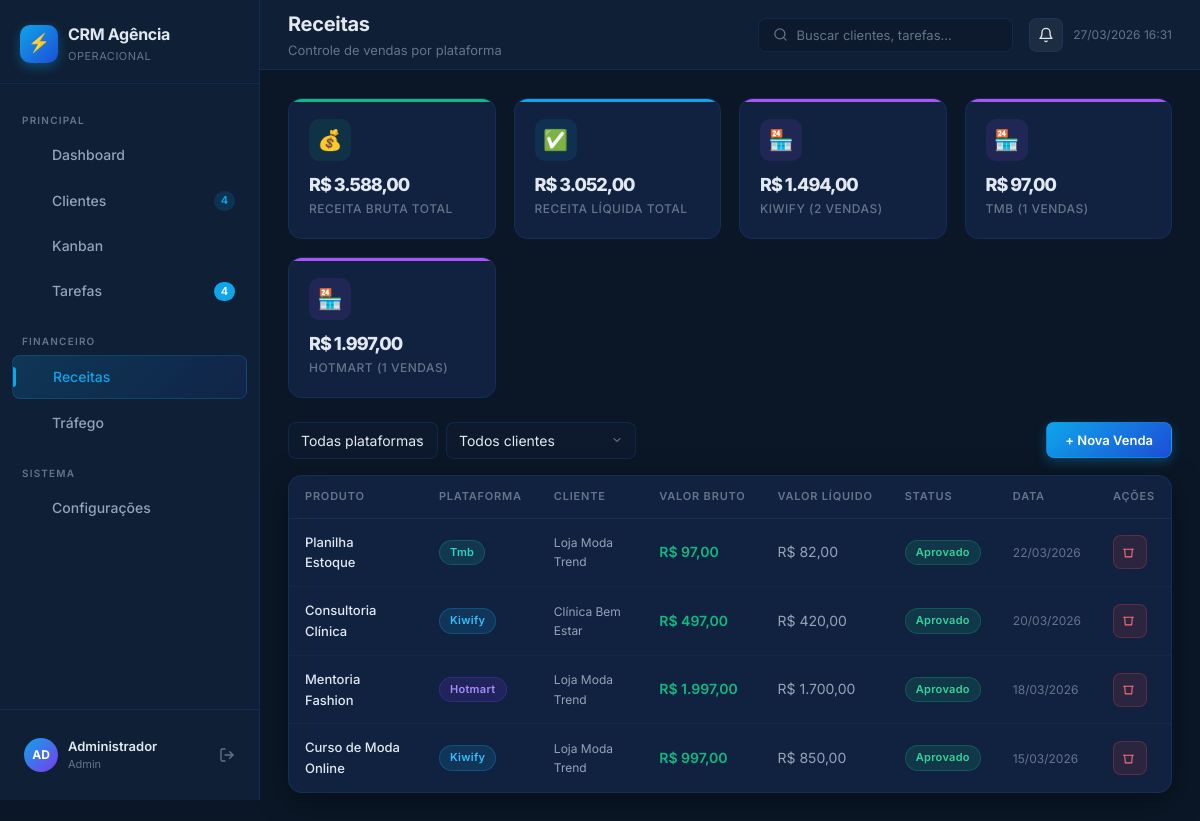
/admin/receitas.php (signed in), run on the app's committed database.
### tables this page shows
CREATE TABLE IF NOT EXISTS `vendas_plataformas` (
    `id`           INT AUTO_INCREMENT PRIMARY KEY,
    `cliente_id`   INT DEFAULT NULL,
    `plataforma`   ENUM('kiwify','tmb','hotmart','monetizze','eduzz','outros') NOT NULL DEFAULT 'kiwify',
    `produto`      VARCHAR(255) NOT NULL,
    `comprador`    VARCHAR(200) DEFAULT NULL,
    `valor_bruto`  DECIMAL(10,2) NOT NULL DEFAULT 0.00,
    `valor_liquido` DECIMAL(10,2) DEFAULT 0.00,
    `comissao`     DECIMAL(10,2) DEFAULT 0.00,
    `status`       ENUM('aprovado','pendente','cancelado','reembolsado','chargeback') NOT NULL DEFAULT 'aprovado',
    `data_venda`   DATE NOT NULL,
    `id_externo`   VARCHAR(255) DEFAULT NULL COMMENT 'ID da venda na plataforma',
    `criado_via`   ENUM('manual','api','csv','webhook') NOT NULL DEFAULT 'manual',
    `created_at`   DATETIME NOT NULL DEFAULT CURRENT_TIMESTAMP,
    FOREIGN KEY (`cliente_id`) REFERENCES `clientes`(`id`) ON DELETE SET NULL
);

CREATE TABLE IF NOT EXISTS `clientes` (
    `id`                  INT AUTO_INCREMENT PRIMARY KEY,
    `empresa`             VARCHAR(200) NOT NULL,
    `responsavel`         VARCHAR(150) NOT NULL,
    `email`               VARCHAR(200) DEFAULT NULL,
    `telefone`            VARCHAR(30) DEFAULT NULL,
    `instagram`           VARCHAR(120) DEFAULT NULL,
    `nicho`               VARCHAR(120) DEFAULT NULL,
    `observacoes`         TEXT DEFAULT NULL,
    `status`              ENUM('onboarding','aguardando_cliente','em_execucao','revisao','concluido','pausado') NOT NULL DEFAULT 'onboarding',
    `saude_operacional`   ENUM('critico','atencao','estavel','avancado') NOT NULL DEFAULT 'estavel',
    `origem`              VARCHAR(100) DEFAULT NULL,
    `valor_mensal`        DECIMAL(10,2) DEFAULT 0.00,
    `plataforma_principal` VARCHAR(80) DEFAULT NULL,
    `gestor_responsavel`  VARCHAR(150) DEFAULT NULL,
    `cor_avatar`          VARCHAR(7) DEFAULT '#0ea5e9',
    `created_at`          DATETIME NOT NULL DEFAULT CURRENT_TIMESTAMP,
    `updated_at`          DATETIME NOT NULL DEFAULT CURRENT_TIMESTAMP ON UPDATE CURRENT_TIMESTAMP
);

### config/auth.php (called while the page is built, shortened)
<?php
function currentUser(): array {
    return [
        'id'    => $_SESSION['user_id']    ?? null,
        'nome'  => $_SESSION['user_nome']  ?? 'Usuário',
        'email' => $_SESSION['user_email'] ?? '',
        'perfil'=> $_SESSION['user_perfil']?? 'analista',
    ];
}

### includes/functions.php (called while the page is built, shortened)
<?php
function clean(string $str): string {
    return htmlspecialchars(trim($str), ENT_QUOTES, 'UTF-8');
}
function formatBRL(float $value): string {
    return 'R$ ' . number_format($value, 2, ',', '.');
}
function initials(string $name): string {
    $words = explode(' ', trim($name));
    return strtoupper(substr($name, 0, 2));
}
function dataBR(?string $date): string {
    return date('d/m/Y', strtotime($date));
}

### admin/receitas.php (the view, shortened to what this page needs)
<?php
$db = getDB();
$where = ['1=1'];
$params = [];
$stmt = $db->prepare("
    SELECT v.*, c.empresa AS cliente_nome
    FROM vendas_plataformas v
    LEFT JOIN clientes c ON c.id = v.cliente_id
    WHERE " . implode(' AND ', $where) . "
    ORDER BY v.data_venda DESC
");
$stmt->execute($params);
$vendas = $stmt->fetchAll();
$total_bruto  = array_sum(array_column(array_filter($vendas, fn($v)=>$v['status']==='aprovado'), 'valor_bruto'));
$total_liquido= array_sum(array_column(array_filter($vendas, fn($v)=>$v['status']==='aprovado'), 'valor_liquido'));
$by_plat = $db->query("SELECT plataforma, SUM(valor_bruto) AS total, COUNT(*) AS qtd FROM vendas_plataformas WHERE status='aprovado' GROUP BY plataforma")->fetchAll();
$pageTitle    = 'Receitas';
$pageSubtitle = 'Controle de vendas por plataforma';
?>
<!DOCTYPE html>
<html lang="pt-BR">
<head>
    <link rel="stylesheet" href="<?= BASE_URL ?>/assets/css/app.css">
</head>
<body>
<div class="app-layout">
    <?php include __DIR__ . '/../components/sidebar.php'; ?>
    <div class="app-main">
        <?php include __DIR__ . '/../components/header.php'; ?>
        <div class="app-content">
            <div class="kpi-grid" style="margin-bottom:24px;">
                <div class="kpi-card" style="--kpi-color:#10b981;--kpi-bg:rgba(16,185,129,0.1);">
                    <div class="kpi-icon">💰</div>
                    <div class="kpi-value" style="font-size:18px;"><?= formatBRL($total_bruto) ?></div>
                    <div class="kpi-label">Receita Bruta Total</div>
                </div>
                <div class="kpi-card" style="--kpi-color:#0ea5e9;--kpi-bg:rgba(14,165,233,0.1);">
                    <div class="kpi-icon">✅</div>
                    <div class="kpi-value" style="font-size:18px;"><?= formatBRL($total_liquido) ?></div>
                    <div class="kpi-label">Receita Líquida Total</div>
                </div>
                <?php foreach ($by_plat as $p): ?>
                <div class="kpi-card" style="--kpi-color:#a855f7;--kpi-bg:rgba(168,85,247,0.1);">
                    <div class="kpi-icon">🏪</div>
                    <div class="kpi-value" style="font-size:18px;"><?= formatBRL((float)$p['total']) ?></div>
                    <div class="kpi-label"><?= ucfirst($p['plataforma']) ?> (<?= $p['qtd'] ?> vendas)</div>
                </div>
                <?php endforeach; ?>
            </div>
            <div style="display:flex;align-items:center;justify-content:space-between;margin-bottom:16px;flex-wrap:wrap;gap:12px;">
                <form method="GET" style="display:flex;gap:8px;flex-wrap:wrap;">
                    <select name="plataforma" class="form-control" style="width:150px;padding:8px 12px;" onchange="this.form.submit()">
                        <option value="">Todas plataformas</option>
                    </select>
                    <select name="cliente" class="form-control" style="width:190px;padding:8px 12px;" onchange="this.form.submit()">
                        <option value="">Todos clientes</option>
                    </select>
                </form>
                <button onclick="openModal('modalNovaVenda')" class="btn btn-primary">+ Nova Venda</button>
            </div>
            <div class="card">
                <div class="table-responsive">
                    <table class="table">
                        <thead><tr><th>Produto</th><th>Plataforma</th><th>Cliente</th><th>Valor Bruto</th><th>Valor Líquido</th><th>Status</th><th>Data</th><th>Ações</th></tr></thead>
                        <tbody>
                            <?php if (empty($vendas)): ?>
                            <tr><td colspan="8"><div class="empty-state"><div class="empty-icon">💳</div><h3>Nenhuma venda encontrada</h3></div></td></tr>
                            <?php else: ?>
                            <?php foreach ($vendas as $v): ?>
                            <tr>
                                <td style="font-size:13px;font-weight:500;"><?= clean($v['produto']) ?></td>
                                <td><?php
                                    $plat_colors = ['kiwify'=>'badge-blue','hotmart'=>'badge-purple','tmb'=>'badge-teal','outros'=>'badge-gray'];
                                    $pc = $plat_colors[$v['plataforma']] ?? 'badge-gray';
                                    echo '<span class="badge '.$pc.'">'.ucfirst($v['plataforma']).'</span>';
                                ?></td>
                                <td style="font-size:12px;color:var(--text-secondary);"><?= $v['cliente_nome'] ? clean($v['cliente_nome']) : '—' ?></td>
                                <td style="font-weight:600;color:var(--green);"><?= formatBRL((float)$v['valor_bruto']) ?></td>
                                <td style="color:var(--text-secondary);"><?= formatBRL((float)$v['valor_liquido']) ?></td>
                                <td><?php
                                    $sc=['aprovado'=>'badge-green','pendente'=>'badge-yellow','cancelado'=>'badge-red','reembolsado'=>'badge-orange'];
                                    echo '<span class="badge '.($sc[$v['status']]??'badge-gray').'">'.ucfirst($v['status']).'</span>';
                                ?></td>
                                <td style="font-size:12px;color:var(--text-muted);"><?= dataBR($v['data_venda']) ?></td>
                                <td><button class="btn btn-danger btn-icon" onclick="excluirVenda(<?= $v['id'] ?>)"><svg width="13" height="13" viewBox="0 0 24 24" fill="none" stroke="currentColor" stroke-width="2" stroke-linecap="round" stroke-linejoin="round"><polyline points="3 6 5 6 21 6"/><path d="M19 6l-1 14H6L5 6"/></svg></button></td>
                            </tr>
                            <?php endforeach; ?>
                            <?php endif; ?>
                        </tbody>
                    </table>
                </div>
            </div>
        </div>
    </div>
</div>
</body>
</html>

### components/sidebar.php (shortened to what this page needs)
<?php
$current_page = basename($_SERVER['PHP_SELF']);
$user = currentUser();
$nav = [
    'principal' => [
        ['href' => 'index.php',      'label' => 'Dashboard',   'icon' => 'grid',        'file' => 'index.php'],
        ['href' => 'clientes.php',   'label' => 'Clientes',    'icon' => 'users',       'file' => 'clientes.php'],
        ['href' => 'kanban.php',     'label' => 'Kanban',      'icon' => 'kanban',      'file' => 'kanban.php'],
        ['href' => 'tarefas.php',    'label' => 'Tarefas',     'icon' => 'check-square','file' => 'tarefas.php'],
    ],
    'financeiro' => [
        ['href' => 'receitas.php',   'label' => 'Receitas',    'icon' => 'dollar-sign', 'file' => 'receitas.php'],
        ['href' => 'trafego.php',    'label' => 'Tráfego',     'icon' => 'trending-up', 'file' => 'trafego.php'],
    ],
    'sistema' => [
        ['href' => 'configuracoes.php', 'label' => 'Configurações', 'icon' => 'settings', 'file' => 'configuracoes.php'],
    ],
];
$db = getDB();
$tarefas_pendentes = (int)$db->query("SELECT COUNT(*) FROM tarefas WHERE status IN ('pendente','atrasada')")->fetchColumn();
$clientes_total    = (int)$db->query("SELECT COUNT(*) FROM clientes")->fetchColumn();
?>
<aside class="app-sidebar" id="appSidebar">
    <div class="sidebar-logo">
        <div class="logo-icon">⚡</div>
        <div>
            <div class="logo-text">CRM Agência</div>
            <div class="logo-sub">OPERACIONAL</div>
        </div>
    </div>
    <nav class="sidebar-nav">
        <div class="nav-section-label">Principal</div>
        <?php foreach ($nav['principal'] as $item): ?>
        <a href="<?= BASE_URL ?>/admin/<?= $item['href'] ?>"
           class="nav-item <?= $current_page === $item['file'] ? 'active' : '' ?>">
            <span class="nav-icon"><?= $icons[$item['icon']] ?></span>
            <span><?= $item['label'] ?></span>
            <?php if ($item['file'] === 'tarefas.php' && $tarefas_pendentes > 0): ?>
                <span class="nav-badge"><?= $tarefas_pendentes ?></span>
            <?php endif; ?>
            <?php if ($item['file'] === 'clientes.php'): ?>
                <span class="nav-badge" style="background: rgba(14,165,233,0.15);color:var(--blue-primary);"><?= $clientes_total ?></span>
            <?php endif; ?>
        </a>
        <?php endforeach; ?>
        <div class="nav-section-label" style="margin-top:8px;">Financeiro</div>
        <?php foreach ($nav['financeiro'] as $item): ?>
        <a href="<?= BASE_URL ?>/admin/<?= $item['href'] ?>"
           class="nav-item <?= $current_page === $item['file'] ? 'active' : '' ?>">
            <span class="nav-icon"><?= $icons[$item['icon']] ?></span>
            <span><?= $item['label'] ?></span>
        </a>
        <?php endforeach; ?>
        <div class="nav-section-label" style="margin-top:8px;">Sistema</div>
        <?php foreach ($nav['sistema'] as $item): ?>
        <a href="<?= BASE_URL ?>/admin/<?= $item['href'] ?>"
           class="nav-item <?= $current_page === $item['file'] ? 'active' : '' ?>">
            <span class="nav-icon"><?= $icons[$item['icon']] ?></span>
            <span><?= $item['label'] ?></span>
        </a>
        <?php endforeach; ?>
    </nav>
    <div class="sidebar-footer">
        <div class="sidebar-user">
            <div class="user-avatar"><?= initials($user['nome']) ?></div>
            <div class="user-info">
                <div class="user-name"><?= clean($user['nome']) ?></div>
                <div class="user-role"><?= ucfirst($user['perfil']) ?></div>
            </div>
            <a href="<?= BASE_URL ?>/admin/logout.php" title="Sair"
               style="color:var(--text-muted); display:flex; align-items:center;">
                <svg width="16" height="16" viewBox="0 0 24 24" fill="none" stroke="currentColor" stroke-width="2" stroke-linecap="round" stroke-linejoin="round">
                    <path d="M9 21H5a2 2 0 0 1-2-2V5a2 2 0 0 1 2-2h4"/>
                    <polyline points="16 17 21 12 16 7"/>
                    <line x1="21" y1="12" x2="9" y2="12"/>
                </svg>
            </a>
        </div>
    </div>
</aside>

### components/header.php (shortened to what this page needs)
<?php
$pageTitle    = $pageTitle    ?? 'Dashboard';
$pageSubtitle = $pageSubtitle ?? '';
?>
<header class="app-header">
    <div>
        <h1 class="page-title"><?= clean($pageTitle) ?></h1>
        <?php if ($pageSubtitle): ?>
        <p class="page-subtitle"><?= clean($pageSubtitle) ?></p>
        <?php endif; ?>
    </div>
    <div class="header-search">
        <svg width="15" height="15" viewBox="0 0 24 24" fill="none" stroke="currentColor" stroke-width="2" stroke-linecap="round" stroke-linejoin="round">
            <circle cx="11" cy="11" r="8"/><line x1="21" y1="21" x2="16.65" y2="16.65"/>
        </svg>
        <input type="text" id="globalSearch" placeholder="Buscar clientes, tarefas..."
               onkeyup="globalSearchFn(this.value)" autocomplete="off">
    </div>
    <div class="header-actions">
        <div style="position:relative;" id="notifContainer">
            <button onclick="toggleNotif()" class="btn btn-secondary btn-icon" id="notifBtn">
                <svg width="16" height="16" viewBox="0 0 24 24" fill="none" stroke="currentColor" stroke-width="2" stroke-linecap="round" stroke-linejoin="round">
                    <path d="M18 8A6 6 0 0 0 6 8c0 7-3 9-3 9h18s-3-2-3-9"/>
                    <path d="M13.73 21a2 2 0 0 1-3.46 0"/>
                </svg>
            </button>
        </div>
        <div style="font-size:12px;color:var(--text-muted);white-space:nowrap;">
            <?= date('d/m/Y H:i') ?>
        </div>
    </div>
</header>

### data on the page
vendas_plataformas: produto "Planilha Estoque", plataforma "Tmb", cliente.empresa "Loja Moda Trend", valor_bruto "R$ 97,00", valor_liquido "R$ 82,00", status "Aprovado", data_venda "22/03/2026"
vendas_plataformas: produto "Consultoria Clínica", plataforma "Kiwify", cliente.empresa "Clínica Bem Estar", valor_bruto "R$ 497,00", valor_liquido "R$ 420,00", status "Aprovado", data_venda "20/03/2026"
vendas_plataformas: produto "Mentoria Fashion", plataforma "Hotmart", cliente.empresa "Loja Moda Trend", valor_bruto "R$ 1.997,00", valor_liquido "R$ 1.700,00", status "Aprovado", data_venda "18/03/2026"
vendas_plataformas: produto "Curso de Moda Online", plataforma "Kiwify", cliente.empresa "Loja Moda Trend", valor_bruto "R$ 997,00", valor_liquido "R$ 850,00", status "Aprovado", data_venda "15/03/2026"

### other printed values
$item['label'] "Dashboard"
$item['label'] "Clientes"
$clientes_total "4"
$item['label'] "Kanban"
$item['label'] "Tarefas"
$tarefas_pendentes "4"
$item['label'] "Receitas"
$item['label'] "Tráfego"
$item['label'] "Configurações"
initials($user['nome']) "AD"
$user['nome'] "Administrador"
$user['perfil'] "Admin"
$pageTitle "Receitas"
$pageSubtitle "Controle de vendas por plataforma"
formatBRL($total_bruto) "R$ 3.588,00"
